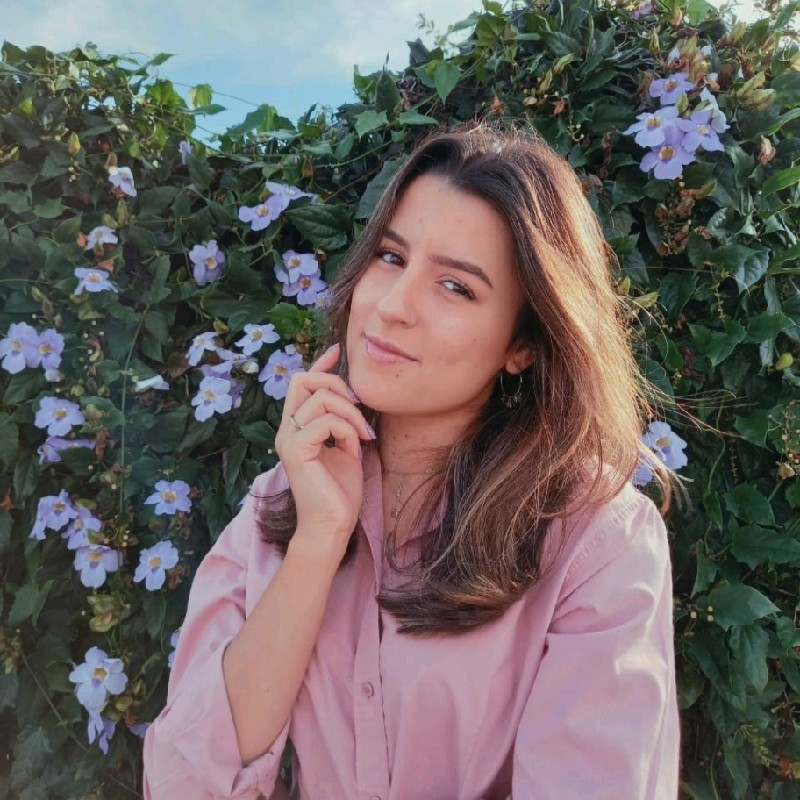
#> input picture laiana.jpg, 800 x 800 px
$ jupyter execute face_detection_image.ipynb
#> lines starting #> are read from the running program, lines starting #| are printed output that depends on the picture; after the words box and inside, x2 and y2 are one past the last pixel; in counts of white or black regions, pixels touching at a corner belong together
[cell 1]
import cv2
import matplotlib.pyplot as plt

[cell 2]
# Path to xml file containing HaaR cascade training https://github.com/opencv/opencv/tree/master/data/haarcascades
frontalface = 'haarcascade_frontalface_default.xml'
eye = 'haarcascade_eye.xml'

# Path to the image
image = 'laiana.jpg'


#Performs the classification
# It is this classifier that finds the portion of the image that corresponds to the faces
face_detection = cv2.CascadeClassifier(frontalface)
eye_detection = cv2.CascadeClassifier(eye)

# loading the image
img = cv2.imread(image)
#> img is the input picture: shape (800, 800, 3); mean B, G, R 97.5, 99, 106.5

#convert BGR to RGB so we can plot it with matplotlib
img = cv2.cvtColor(img, cv2.COLOR_BGR2RGB)
#load the image in grayscale for easy viewing
gray_img = cv2.cvtColor(img,cv2.COLOR_RGB2GRAY)
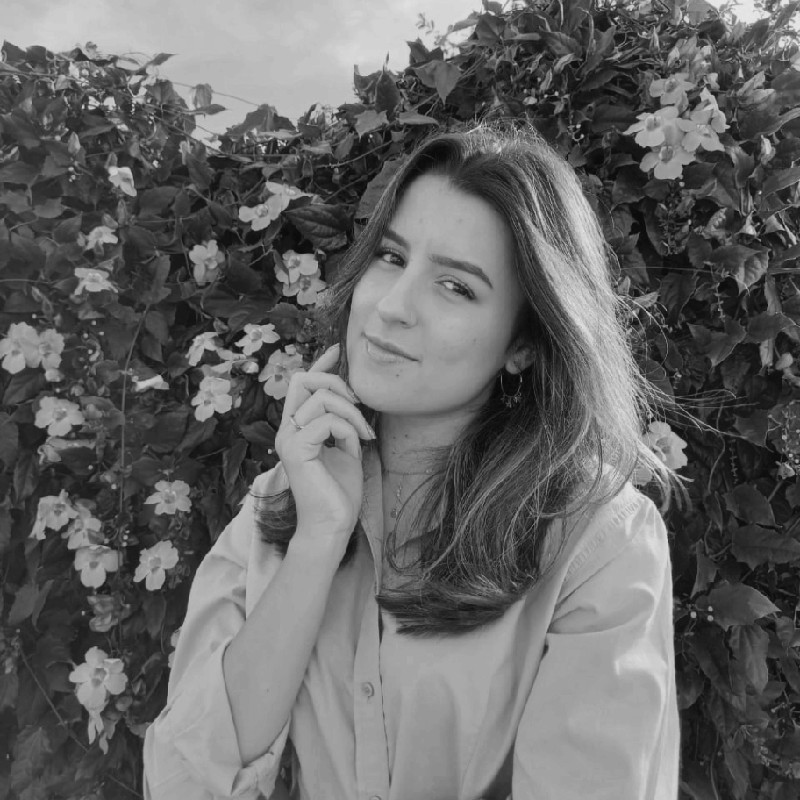
#> gray_img: shape (800, 800); min 5, max 235, mean 101.1
# looking for image coordinates
faces = face_detection.detectMultiScale(gray_img, scaleFactor = 1.05, minNeighbors=5) #
#> faces = [[314, 186, 222, 222]]

#identifies the photo coordinates and draws the ellipse
for x,y,w,h in faces:
  #face
  center = (x + w//2, y + h//2)
  img = cv2.ellipse(img, center, (w//2, h//2), 0, 0, 360, (255, 0, 255), 4) #desenha o retângulo ao redor da imagem

  #eyes
  roi_gray = gray_img[y:y+h, x:x+w]
  roi_color = img[y:y+h, x:x+w]
  eyes = eye_detection.detectMultiScale(roi_gray)
  for (ex,ey,ew,eh) in eyes:
    center_e = (ex + ew//2, ey + eh//2)
    cv2.ellipse(roi_color, center_e, (ew//2, eh//2), 0, 0, 360, (0, 0, 255), 4)
#> this loop made 1 pass
#> (x, y, w, h, center, eyes) on pass 1: (314, 186, 222, 222, (425, 297), [[55, 50, 44, 44], [115, 74, 56, 56]])
#> pass 1, `img = cv2.ellipse(img, center, (w//2, h//2), 0, 0, 360, (255, 0, 255),..`:
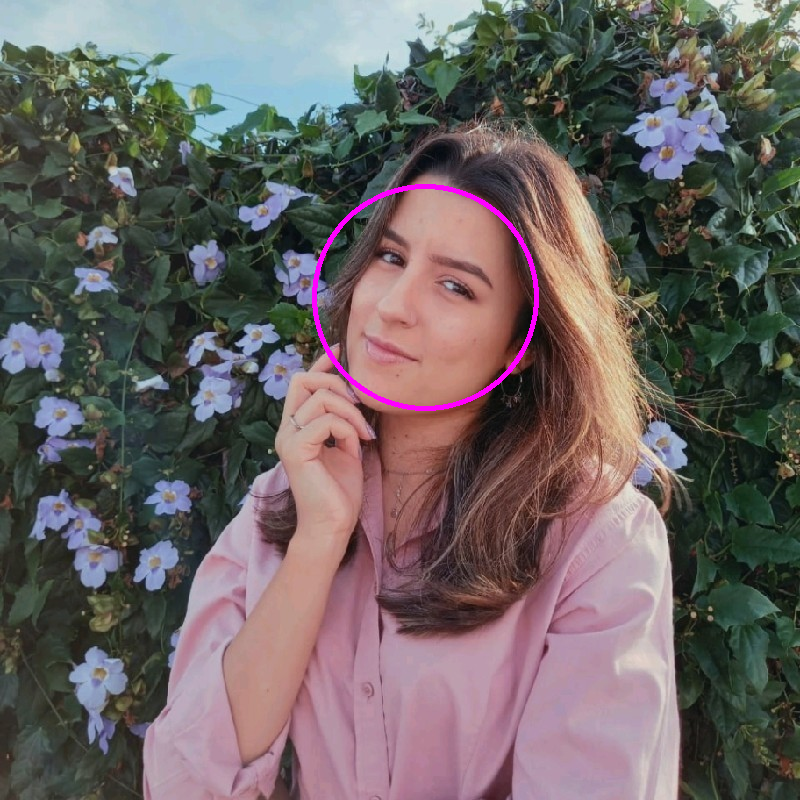
#> img: shape (800, 800, 3); mean R, G, B 107.4, 98.6, 98.5
#> pass 1, `roi_gray = gray_img[y:y+h, x:x+w]`:
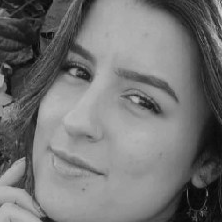
#> roi_gray: shape (222, 222); min 5, max 208, mean 115
#> pass 1, `roi_color = img[y:y+h, x:x+w]`:
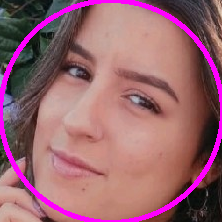
#> roi_color: shape (222, 222, 3); mean R, G, B 151.9, 99.3, 110
#> after the loop:
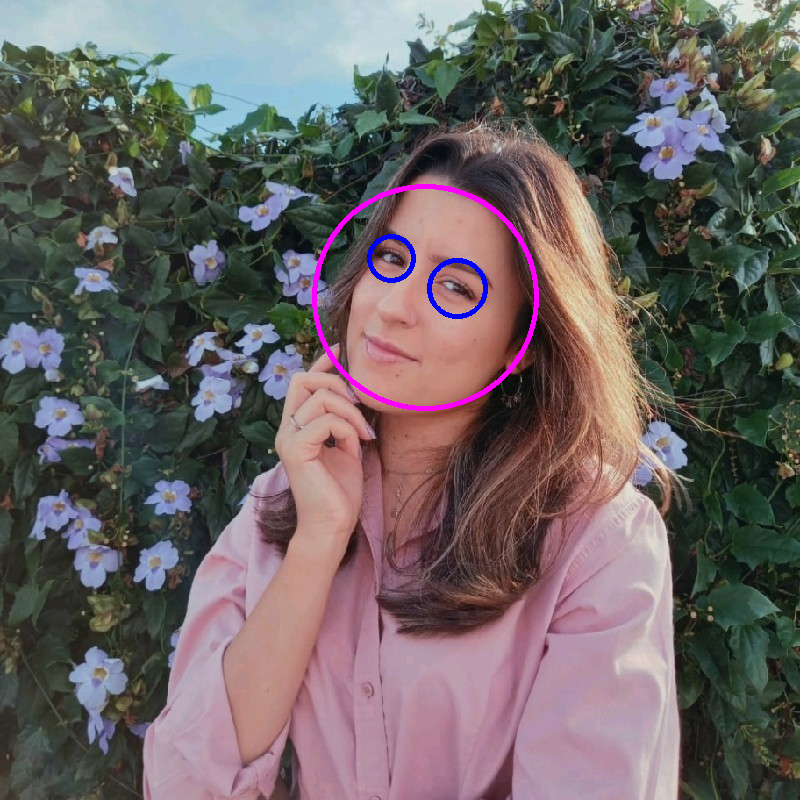
#> img: shape (800, 800, 3); 0.24% of pixels changed, all inside (x1, y1, x2, y2) = (367, 234, 488, 319)
#> after the loop:
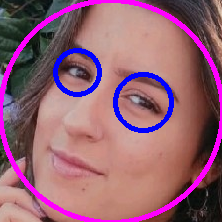
#> roi_color: shape (222, 222, 3); 3.17% of pixels changed, all inside (x1, y1, x2, y2) = (53, 48, 174, 133)
    # cv2.rectangle(roi_color,(ex,ey),(ex+ew,ey+eh),(0,255,0),2)
